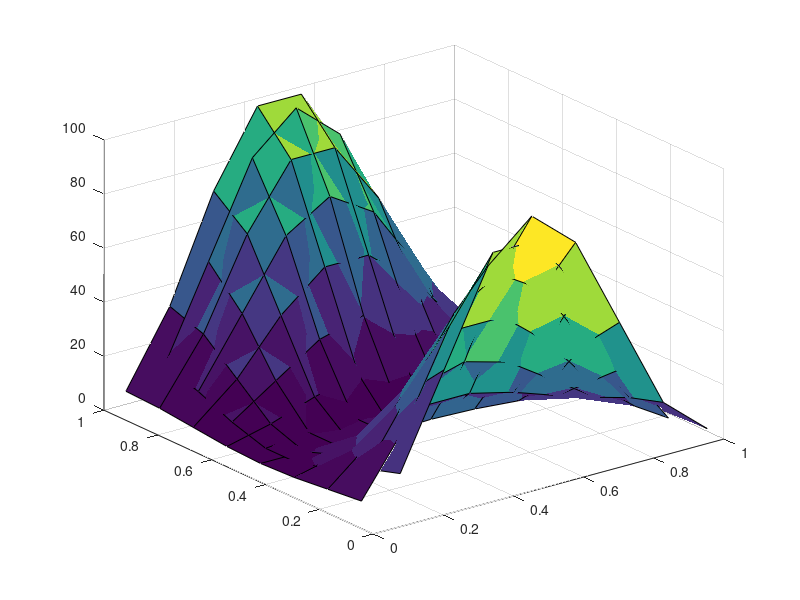

MATLAB code for this plot: (Note: this script raises an error after producing the figure.)
% Solve for steady state of heterogeneous diffusion in 2D on
% patches as an example application. The microscale is of
% known period so we interpolate next-to-edge values to get
% opposite edge values.  This version implements scenarios
% inspired by Biezemans et al. (2022) \S3, p.12.  AJR, Apr
% 2022
%!TEX root = ../Doc/eqnFreeDevMan.tex
%{
\section{\texttt{homoDiffSoln2}: steady state of a 2D
heterogeneous diffusion via small patches}
\label{sec:homoDiffSoln2}

Here we find the steady state~\(u(x,y)\) to the
heterogeneous \pde
\begin{equation*}
u_t=\divv[c(x,y)\grad u]-u+f,
\quad\text{for } f=100\sin(\pi x)\sin(\pi y).
\end{equation*}
The heterogeneous diffusion~\(c\) varies over two orders of
magnitude in small space distance~\(\epsilon\).  I
include~\(-u\) in the \pde\ to ensure a steady state with
periodic BCs.

\cref{sec:homoDiffSoln2Errs} gives a function that we invoke
to explore the errors in the patch scheme solution.  The 
spectral patch scheme is essentially exact.

\cite{Biezemans2022} discussed an example homogenisation in
2D with heterogeneity of period~\(\epsilon:=\pi/150\) in
both directions.  Ensure integer multiple of heterogeneity
periods in the domain, and initially use three times
bigger~\(\epsilon\).
\begin{matlab}
%}
epsilon = 1/round(50/pi)
%{
\end{matlab}
\cite{Biezemans2022} choose microscale mesh spacing
of~$1/1024$, so the number of micro-grid points in one
period would be~\(1024\epsilon\). But \emph{initially} use
less.
\begin{matlab}
%}
mPeriod = round(128*epsilon) %round(1024*epsilon)
%{
\end{matlab}
So the migro-grid spacing is exactly
\begin{matlab}
%}
dx = epsilon/mPeriod   
%{
\end{matlab}

\paragraph{Diffusivities}
Now form one period of the heterogeneity diffusivities.
\cite{Biezemans2022} used \(c=1 +100 \cos^2(\pi x/\epsilon)
\sin^2(\pi y/\epsilon) \).  Need to shift phases of the
diffusivity by half-micro-grid for diffusivities in each
direction to form two diffusivity matrices on the microscale
lattice.  Variables \verb|h,v| represent~\(\pi x/\epsilon\)
or~\(\pi y/\epsilon\).
\begin{matlab}
%}
cHetr=[];
v=pi*(  1:mPeriod)/mPeriod;
h=pi*(0.5:mPeriod)/mPeriod;
cHetr(:,:,1) = 1+100*cos(h').^2*sin(v).^2;
cHetr(:,:,2) = 1+100*cos(v').^2*sin(h).^2;
%{
\end{matlab}
Plot surfaces of the diffusivity.
\begin{matlab}
%}
figure(2),surf(h/pi,v/pi,cHetr(:,:,2))
hold on,  surf(v/pi,h/pi,cHetr(:,:,1))
hold off, alpha 0.5, drawnow
%{
\end{matlab}

\paragraph{Patch configuration}
As is common, \cite{Biezemans2022} implemented
zero-Dirichlet BCs on $(0,1)^2$.  Here these are
more-or-less encompassed by implementing periodic BCs on
$(-1,1)^2$. Initially use \(8\times8\) patches to have
\(4\times4\) patches in \((0,1)^2\), which then have patch
spacing~\(H\).
\begin{matlab}
%}
nPatch = [8 8]
H = 2./nPatch 
HepsilonRatio = H/epsilon  
%{
\end{matlab}
Best when each patch spans an integral number of periods
plus one grid step.  The smallest such patches are 
\begin{matlab}
%}
nSubP = [1 1]*mPeriod+2 
%{
\end{matlab}
Consequently, the ratio of space computed on, to the space
in the domain is the product of the following ratios in each
direction, namely about~8\% here.
\begin{matlab}
%}
ratio = ((nSubP-2)*dx)./H
%{
\end{matlab}
Specify spectral interpolation.  The edgy interpolation is
self-adjoint \cite[]{Bunder2020a} leading to a symmetric
matrix problem.
\begin{matlab}
%}
configPatches2(@hetDiffForce2,[-1 1 -1 1],nan,nPatch ...
    ,0,ratio,nSubP ,'EdgyInt',true  ...
    ,'hetCoeffs',cHetr );
%{
\end{matlab}


\paragraph{Solve for steady state}
Set initial guess of zero, with \verb|NaN| to indicate
patch-edge values.  Index~\verb|i| are the indices of
patch-interior points, and the number of unknowns is then
its length.
\begin{matlab}
%}
global patches i
u0 = zeros([nSubP,1,1,nPatch]);
u0([1 end],:,:) = nan; u0(:,[1 end],:) = nan;
i = find(~isnan(u0));
nVars = numel(i)
%{
\end{matlab}
Solve by iteration.  Could use \verb|fsolve| for nonlinear
problems, but for linear it is much faster to use
Conjugate-Gradient algorithm.  \verb|gmres| is competitive,
but appears to take twice as long.
% uSoln=gmres(@(u) rhsb-theRes(u),rhsb,[],1e-9,maxIt);
\begin{matlab}
%}
tic;
if 0, uSoln=fsolve(@theRes,u0(i)); 
%{
\end{matlab}
The above is for nonlinear \pde{}s.  For linear \pde{}s,
determine the \textsc{rhs} vector, and make a function that
computes the matrix vector product.
\begin{matlab}
%}
else 
    maxIt = ceil(nVars/10);
    rhsb = theRes(u0(i));
    uSoln = pcg(@(u) rhsb-theRes(u),rhsb,1e-9,maxIt);
end
solnTime = toc
%{
\end{matlab}
Store the solution into the patches, and give magnitudes.
\begin{matlab}
%}
u0(i) = uSoln;
normSoln = norm(uSoln)
normResidual = norm(theRes(uSoln))
%{
\end{matlab}

\paragraph{Draw solution profile}
First reshape arrays to suit 2D space surface plots.
\begin{matlab}
%}
figure(1), clf, colormap(hsv)
x = squeeze(patches.x); y = squeeze(patches.y);
u = reshape(permute(squeeze(u0),[1 3 2 4]), [numel(x) numel(y)]);
%{
\end{matlab}
Draw the patch solution surface in the positive quadrant,
with edge-values omitted as already~\verb|NaN| by not
bothering to interpolate them.
\begin{matlab}
%}
surf(x(:),y(:),u'); view(60,40) 
maxu = ceil(max(u(:))*10)/10;
axis([0 1 0 1 0 maxu]),   caxis([0 maxu])
xlabel('$x$'), ylabel('$y$'), zlabel('$u(x,y)$')
%{
\end{matlab}


\paragraph{Assess errors in the patch scheme}
Invoke the function with desired interpolation: \(0\),~spectral; \(2,4,\ldots\),~polynomial.
\begin{matlab}
%}
errorsPatchScheme(0)
%{
\end{matlab}




\subsection{Microscale discretisation inside patches}

\paragraph{\texttt{hetDiffForce2()}: heterogeneous diffusion PDE}
This function, based upon \cref{sec:heteroDiff2}, codes the
lattice heterogeneous diffusion of the \pde\ inside the
patches.  For 6D input arrays~\verb|u|, \verb|x|,
and~\verb|y|, computes the time derivativeat each point in
the interior of a patch, output in~\verb|ut|.  The two 2D
array of diffusivities,~$c^x_{ij}$ and~$c^y_{ij}$, are
stored in~\verb|patches.cs| (3D). 
\begin{matlab}
%}
function ut = hetDiffForce2(t,u,patches)
  dx = diff(patches.x(2:3));  % x space step
  dy = diff(patches.y(2:3));  % y space step
  ix = 2:size(u,1)-1; % x interior points in a patch
  iy = 2:size(u,2)-1; % y interior points in a patch
  ut = nan+u;         % preallocate output array
  fu = -u+100*sin(pi*patches.x).*sin(pi*patches.y);
  ut(ix,iy,:,:,:,:) ...
  = diff(patches.cs(:,iy,1).*diff(u(:,iy,:,:,:,:),1),1)/dx^2 ...
   +diff(patches.cs(ix,:,2).*diff(u(ix,:,:,:,:,:),1,2),1,2)/dy^2 ...
   +fu(ix,iy,:,:,:,:); 
end% function
%{
\end{matlab}


\paragraph{\texttt{theRes()}: function to zero}
This functions converts a vector of values into the interior
values of the patches, then evaluates the time derivative of
the system, and returns the vector of patch-interior time
derivatives.
\begin{matlab}
%}
function f=theRes(u)
  global i patches
  v=nan(size(patches.x+patches.y));
  v(i)=u;
  f=patchSys2(0,v(:),patches);
  f=f(i);
end
%{
\end{matlab}





\subsection{Function to explore errors in the patch scheme}
\label{sec:homoDiffSoln2Errs}
We find the spectral interpolation patch scheme accurate to
essentially zero errors, namely errors less
than~\(10^{-10}\).  Non-spectral interpolation has errors
that decrease roughly like expected power of patch spacing.

The single argument~\verb|ord| is~\(0\) for spectral
interpolation and \(2,4,\ldots\) for corresponding
polynomial interpolation schemes.
\begin{matlab}
%}
function errorsPatchScheme(ord)
warning('Assessing errors via varying number of patches')
%{
\end{matlab}

Use a hierarchy of cases with increasing number of
patches---the number increasing by~\(3^2\) from one level to
the next in the hierarchy.  Then the higher resolution
patches precisely contain the lower resolution cases.  The
case when index \verb|k=kMax| corresponds to the full-domain
solution. \cite{Biezemans2022} use heterogeneity of
period~\(\epsilon:=\pi/150\approx 0.021\) in both
directions, here with \verb|kMax=3| use
\(\epsilon\approx0.037\).  Ensure integer multiple of
heterogeneity periods in the full domain.  
\begin{matlab}
%}
kMax = 3
epsilon = 1/3^kMax
%{
\end{matlab}
\cite{Biezemans2022} choose microscale mesh spacing
of~$1/1024$, so their number of micro-grid points in one
period is~\(1024\epsilon\approx 21\). But here use less
because less is plenty enough---the issue is the accuracy of
the patch scheme to whatever micro-grid system is given,
\emph{not} the accuracy of the micro-grid system to the
\pde.
\begin{matlab}
%}
mPeriod = 9 
%{
\end{matlab}
So the migro-grid spacing is
\begin{matlab}
%}
dx = epsilon/mPeriod   
%{
\end{matlab}

\paragraph{Diffusivities}
Now form one period of the heterogeneity diffusivities
exactly as in above code.
\begin{matlab}
%}
cHetr=[];
v=pi*(  1:mPeriod)/mPeriod;
h=pi*(0.5:mPeriod)/mPeriod;
cHetr(:,:,1) = 1+100*cos(h').^2*sin(v).^2;
cHetr(:,:,2) = 1+100*cos(v').^2*sin(h).^2;
%{
\end{matlab}


\paragraph{Loop over different patch spacings}
\begin{matlab}
%}
for k=1:kMax
nPatch = [2 2]*3^k
%{
\end{matlab}

\paragraph{Patch configuration}
Zero-Dirichlet BCs on $(0,1)^2$ are
more-or-less encompassed by implementing periodic BCs on
$(-1,1)^2$. 
\begin{matlab}
%}
H = 2./nPatch 
HepsilonRatio = H/epsilon  
%{
\end{matlab}
Best when each patch spans an integral number of periods
plus one grid step.  The smallest such patches are 
\begin{matlab}
%}
nSubP = [1 1]*mPeriod+2 
%{
\end{matlab}
Consequently, the ratios of space computed on is the
following.  The  case \verb|k=kMax| gives a ratio of
precisely one that characterises a full-domain problem.
\begin{matlab}
%}
ratio = ((nSubP-2)*dx)./H
%{
\end{matlab}
The edgy interpolation leads to a symmetric matrix problem
\cite[]{Bunder2020a}.
\begin{matlab}
%}
configPatches2(@hetDiffForce2,[-1 1 -1 1],nan,nPatch ...
    ,ord,ratio,nSubP ,'EdgyInt',true  ...
    ,'hetCoeffs',cHetr );
%{
\end{matlab}


\paragraph{Solve for steady state}
Set initial guess of zero, with \verb|NaN| to indicate
patch-edge values.  Index~\verb|i| are the indices of
patch-interior points, and the number of unknowns is then
its length.
\begin{matlab}
%}
global patches i
u0 = zeros([nSubP,1,1,nPatch]);
u0([1 end],:,:) = nan; u0(:,[1 end],:) = nan;
i = find(~isnan(u0));
nVars = numel(i)
%{
\end{matlab}
For this linear problem it is fast to solve with the
Conjugate-Gradient algorithm. Determine the \textsc{rhs}
vector, and use a function that computes the matrix vector
product.
\begin{matlab}
%}
tic
rhsb = theRes(u0(i));
uSoln = pcg(@(u) rhsb-theRes(u),rhsb,1e-6,999);
solnTime = toc
%{
\end{matlab}
Store the solution into the patches, and trace magnitudes.
\begin{matlab}
%}
u0(i) = uSoln;
normSoln = norm(uSoln)
normResidual = norm(theRes(uSoln))
%{
\end{matlab}

\paragraph{End loop over different patch spacings}
Store 4D field values in cell array for post-processing.
\begin{matlab}
%}
us{k}=squeeze(u0);
end%for
%{
\end{matlab}


\paragraph{Compare errors across cases}
There are nine patches common to all grids (36~if one counts
all quadrants), indexed by the following patch indices.
\begin{matlab}
%}
disp('**** Relate errors for different patch spacing ****')
if ord==0, disp('**** Spectral interpolation between patches')
else disp(['**** Polynomial interpolation, order ' num2str(ord)])
end
i=2:nSubP-1;
I{1}=1:3;
for k=2:kMax, I{k}=3*I{k-1}-1; end
%{
\end{matlab}
Determine errors by computing difference between patch
schemes: the final patch scheme is a full-domain solution
and hence `exact'.  Look at the \textsc{rms} error in each
of the patches.  Find the overall error for each patch,
their ratios, and the rough order of decrease.
\begin{matlab}
%}
rmsError=[]; errorRatios=[]; orderInH=[];
for k=1:kMax-1
  error{k}=us{k}(i,i,I{k},I{k})-us{kMax}(i,i,I{kMax},I{kMax});
  rmsError(:,:,k)=squeeze(rms(rms(error{k})));
  if (k>1)&(ord>0)
    errorRatios(:,:,k-1)=rmsError(:,:,k)./rmsError(:,:,k-1);
    orderInH(:,:,k-1)=-log(errorRatios(:,:,k-1))/log(3);
  end
end
%{
\end{matlab}
Display the results, and end the function.
\begin{matlab}
%}
rmsError=rmsError
errorRatios=errorRatios
orderInH=orderInH
end%function
%{
\end{matlab}

Fin.
%}
